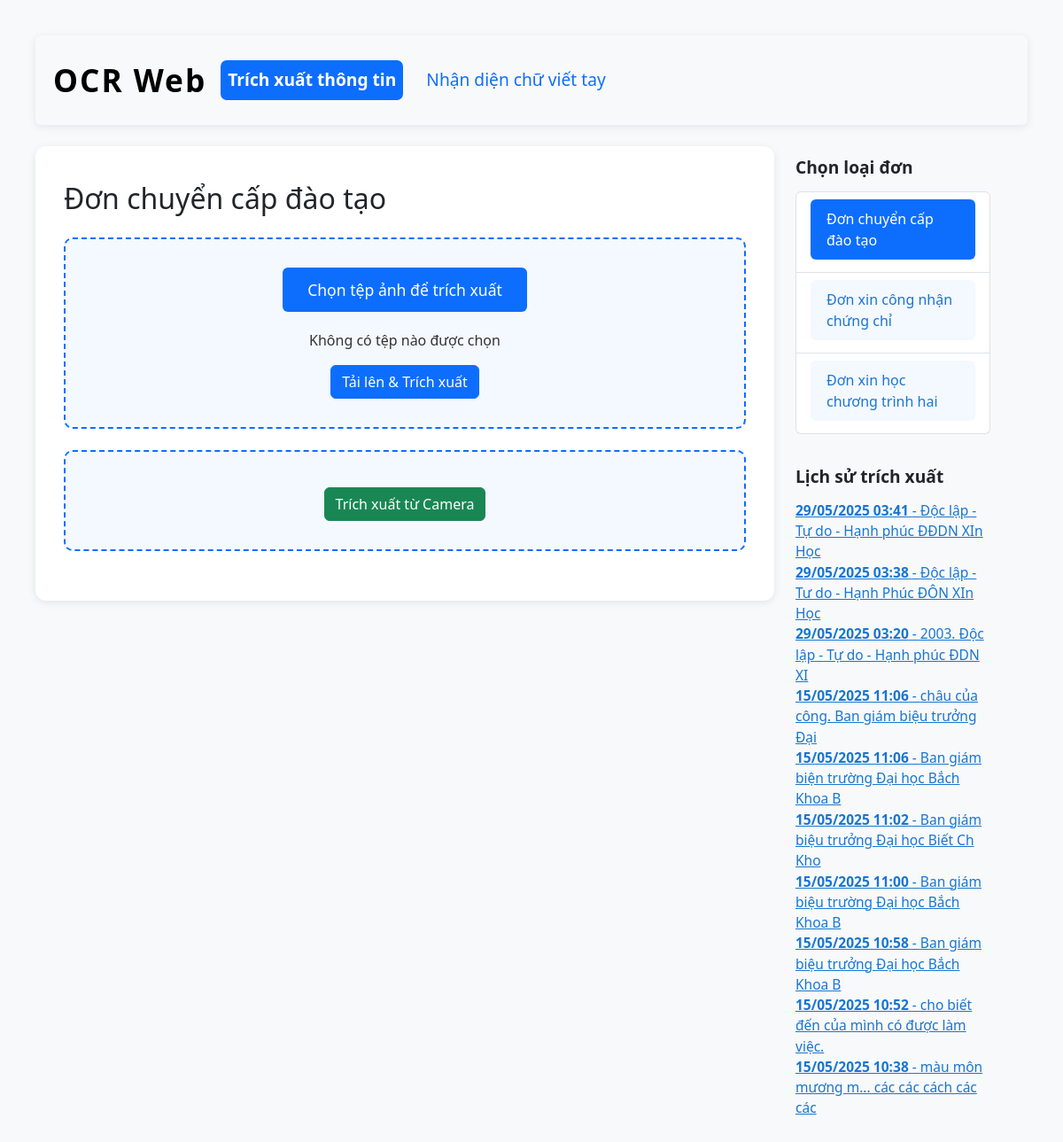
The app's page /extract/ with its own data.
### ocrapp/models.py (models this page shows, shortened)
class OcrResult(models.Model):
    image = models.ImageField(upload_to='uploads/')
    text = models.TextField()
    created_at = models.DateTimeField(auto_now_add=True)

### ocrapp/views.py (the view, shortened to what this page needs)
# urls.py: path('extract/', views.extract, name='extract'),
def extract(request):
    form_type = request.GET.get('form_type') or request.POST.get('form_type') or 'chuyencap'
    context = {'form_type': form_type}
    if form_type == 'chuyencap':
        history = OcrResult.objects.exclude(image=None).order_by('-created_at')[:10]
        context['history'] = [{
            'created_at': h.created_at,
            'summary': h.text[:40],
            'detail_url': f"/extract/detail/{h.id}/?form_type=chuyencap"
        } for h in history]
    return render(request, 'extract.html', context)

### templates/extract.html (shortened to what this page needs)
{% extends "index.html" %}
{% block sidebar %}
<div class="sidebar-section">
    <div class="sidebar-title">Chọn loại đơn</div>
    <ul class="list-group mb-4">
        <li class="list-group-item">
            <a href="?form_type=chuyencap" class="form-type-link {% if form_type == 'chuyencap' or not form_type %}active{% endif %}">Đơn chuyển cấp đào tạo</a>
        </li>
        <li class="list-group-item">
            <a href="?form_type=chungchi" class="form-type-link {% if form_type == 'chungchi' %}active{% endif %}">Đơn xin công nhận chứng chỉ</a>
        </li>
        <li class="list-group-item">
            <a href="?form_type=chuongtrinhhai" class="form-type-link {% if form_type == 'chuongtrinhhai' %}active{% endif %}">Đơn xin học chương trình hai</a>
        </li>
    </ul>
</div>
<div class="history-section">
    <div class="sidebar-title">Lịch sử trích xuất</div>
    <ul class="list-group">
    {% for item in history %}
        <li class="list-group-item small">
            <a href="{{ item.detail_url }}" class="history-link">
                <b>{{ item.created_at|date:'d/m/Y H:i' }}</b> - {{ item.summary }}
            </a>
        </li>
    {% empty %}
        <li class="list-group-item">Chưa có lịch sử.</li>
    {% endfor %}
    </ul>
</div>
{% endblock %}
{% block content %}
<h2 class="mb-4">
    {% if form_type == 'chuyencap' or not form_type %}Đơn chuyển cấp đào tạo{% elif form_type == 'chungchi' %}Đơn xin công nhận chứng chỉ{% elif form_type == 'chuongtrinhhai' %}Đơn xin học chương trình hai{% endif %}
</h2>
<form class="upload-box mb-4" action="" method="post" enctype="multipart/form-data" id="uploadForm">
    <label class="upload-label" for="fileInput">Chọn tệp ảnh để trích xuất</label>
    <div class="upload-file-name" id="fileName">Không có tệp nào được chọn</div>
    <button type="submit" class="btn btn-primary mt-3">Tải lên & Trích xuất</button>
</form>
<form class="upload-box mb-4" action="" method="post" id="cameraForm">
    <button type="submit" class="btn btn-success mt-2">Trích xuất từ Camera</button>
</form>
{% endblock %}

### templates/index.html (style rules this page uses)
body { padding: 40px; background-color: #f8f9fa; }
.upload-box { border: 2px dashed #0d6efd; border-radius: 10px; padding: 32px 24px; background: #f4f8ff; text-align: center; margin-bottom: 32px; }
.upload-label { display: inline-block; padding: 12px 28px; background: #0d6efd; color: #fff; border-radius: 6px; cursor: pointer; font-size: 1.1rem; margin-bottom: 10px; }
.upload-file-name { margin-top: 10px; color: #333; font-size: 1rem; }

### templates/extract.html (style rules this page uses)
.sidebar-section { min-width: 220px; max-width: 220px; float: left; margin-right: 24px; margin-bottom: 0; }
.sidebar-section .sidebar-title { font-size: 1.2rem; font-weight: bold; margin-bottom: 12px; margin-top: 10px; text-align: left; }
.sidebar-section .form-type-link { display: block; padding: 10px 18px; border-radius: 6px; margin-bottom: 6px; font-weight: 500; color: #1976d2; background: #f4f8ff; text-decoration: none; transition: background 0.2s, color 0.2s; text-align: left; }
.sidebar-section .form-type-link.active, .sidebar-section .form-type-link:hover { background: #0d6efd; color: #fff; text-decoration: none; }
.history-section { min-width: 220px; max-width: 220px; float: left; margin-right: 24px; margin-bottom: 0; }
.history-section .sidebar-title { font-size: 1.2rem; font-weight: bold; margin-bottom: 12px; margin-top: 10px; text-align: left; }
.history-section .list-group-item { background: none; border: none; padding: 0 0 0 0; }
.history-section .list-group-item.small { font-size: 0.97rem; }
.history-section .history-link { color: #1976d2; text-decoration: underline; }

### records on screen
OcrResult: created_at "29/05/2025 03:41"
OcrResult: created_at "29/05/2025 03:38"
OcrResult: created_at "29/05/2025 03:20"
OcrResult: created_at "15/05/2025 11:06"
OcrResult: created_at "15/05/2025 11:06"
OcrResult: created_at "15/05/2025 11:02"
OcrResult: created_at "15/05/2025 11:00"
OcrResult: created_at "15/05/2025 10:58"
OcrResult: created_at "15/05/2025 10:52"
OcrResult: created_at "15/05/2025 10:38"

### other values on screen
{{ item.summary }} "Độc lập - Tự do - Hạnh phúc ĐĐDN XIn Học" "Độc lập - Tư do - Hạnh Phúc ĐÔN XIn Học" "2003. Độc lập - Tự do - Hạnh phúc ĐDN XI" "châu của công. Ban giám biệu trưởng Đại" "Ban giám biện trường Đại học Bắch Khoa B" "Ban giám biệu trưởng Đại học Biết Ch Kho" "Ban giám biệu trường Đại học Bắch Khoa B" "Ban giám biệu trưởng Đại học Bắch Khoa B" "cho biết đến của mình có được làm việc." "màu môn mương m... các các cách các các"
